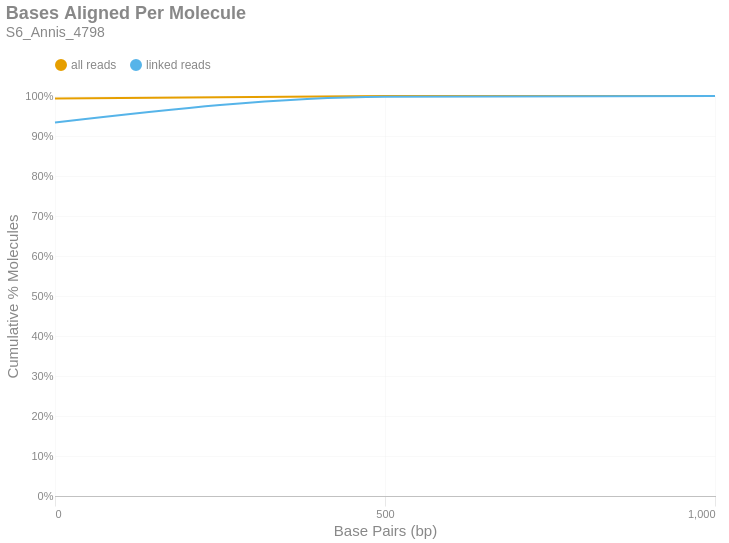

Here is the notebook cell this chart was saved with:
### Markdown cell above
### Bases Aligned Per Molecule
This is a cumulative frequency distribution showing the number of base pairs aligned per unique molecule. These data are shown in 500 bp bins. There are two distributions: one with `all reads` (yellow) and another with only `linked reads` (blue). The percent of molecules in the `linked reads` distribution is relative to the total number of linked molecules.

### Code cell
if SKIPLR:
    print_html(f"Skipped")
else:
    binned_df = consolidated_hist(valids['aligned_bp'], mask, 500, True)
    with SafeRender(binned_df):
        (
            density_plot(binned_df, 'Bases Aligned Per Molecule', samplename, 'basesper')
            .encode(
                x=alt.X('bin:Q', title="Base Pairs (bp)").axis(tickMinStep=500).scale(padding=0),
                y=alt.Y('value:Q', title='Cumulative % Molecules')
                    .axis(format='%')
                    .scale(domain = [0,1])
                    .stack(False),
                color=alt.Color("key:N").scale(domain = ["all reads", "linked reads"]),
                tooltip = [
                    alt.Tooltip("key:N", title = "Data Type"),
                    alt.Tooltip("range_label:N", title="Bases Aligned Per Molecule"),
                    alt.Tooltip("value:Q", format = ".2%", title="% Molecules (Cum.)")
                ]
            )
        ).display()

### Figure 1 — Vega-Lite specification as saved in the notebook (floating-point values rounded to 4 significant figures)
{"width": "container", "height": 400, "config": {"title": {"anchor": "start", "dy": -15, "fontSize": 18, "color": "#888888", "subtitleColor": "#888888", "subtitleFontSize": 14}, "arc": {"fill": "#0072B2"}, "axis": {"domainColor": "#888888", "domainWidth": 0.5, "gridWidth": 0.2, "grid": false, "titleFontWeight": 400, "titleFontSize": 15, "labelFontSize": 11, "labelColor": "#888888", "tickColor": "#888888", "tickWidth": 0.2, "titleColor": "#888888"}, "axisBand": {"grid": false}, "axisX": {"grid": true, "tickSize": 10, "domainCap": "round"}, "axisY": {"domain": false, "grid": true, "tickSize": 0, "domainCap": "round"}, "background": "transparent", "header": {"labelFontSize": 15, "labelColor": "#888888", "titleFontSize": 15, "titleFontWeight": 600, "titleColor": "#888888"}, "legend": {"labelFont": "sans-serif", "labelFontSize": 12, "labelColor": "#888888", "symbolSize": 100, "symbolType": "circle", "titleFontSize": 12, "titlePadding": 10, "titleColor": "#888888", "title": null, "orient": "top"}, "range": {"category": ["#E69F00", "#56B4E9", "#009E73", "#F0E442", "#0072B2", "#D55E00", "#CC79A7", "#000000"], "diverging": ["#cfe8f3", "#a2d4ec", "#73bfe2", "#46abdb", "#1696d2", "#12719e"]}, "area": {"fill": "#0072B2", "fillOpacity": 0.7, "line": true, "strokeOpacity": 0.7}, "line": {"color": "#0072B2", "stroke": "#0072B2", "strokeWidth": 2}, "trail": {"color": "#0072B2", "stroke": "#0072B2", "strokeWidth": 0, "size": 1}, "point": {"filled": true, "fillOpacity": 1.0, "size": 95}, "text": {"color": "#888888", "fontSize": 11, "align": "right", "fontWeight": 400, "size": 11}, "bar": {"fill": "#0072B2", "stroke": null}, "view": {"stroke": null, "continuousWidth": 660, "continuousHeight": 400}}, "data": {"name": "data-4886c3c42745365482f1c1cd7830c21c"}, "mark": {"type": "line", "interpolate": "monotone", "point": {"opacity": 0, "size": 275}}, "encoding": {"color": {"field": "key", "scale": {"domain": ["all reads", "linked reads"]}, "type": "nominal"}, "tooltip": [{"field": "key", "title": "Data Type", "type": "nominal"}, {"field": "range_label", "title": "Bases Aligned Per Molecule", "type": "nominal"}, {"field": "value", "format": ".2%", "title": "% Molecules (Cum.)", "type": "quantitative"}], "x": {"axis": {"tickMinStep": 500}, "field": "bin", "scale": {"padding": 0}, "title": "Base Pairs (bp)", "type": "quantitative"}, "y": {"axis": {"format": "%"}, "field": "value", "scale": {"domain": [0, 1]}, "stack": false, "title": "Cumulative % Molecules", "type": "quantitative"}}, "params": [{"name": "param_c36ac31b6afebe62", "select": {"type": "point", "fields": ["key"]}, "bind": "legend"}], "title": {"text": "Bases Aligned Per Molecule", "subtitle": "S6_Annis_4798"}, "transform": [{"fold": ["all reads (cumsum)", "linked reads (cumsum)"]}, {"calculate": "replace(datum.key, ' (cumsum)', '')", "as": "key"}, {"filter": {"param": "param_c36ac31b6afebe62"}}], "usermeta": {"embedOptions": {"downloadFileName": "S6_Annis_4798.basesper"}}, "$schema": "https://vega.github.io/schema/vega-lite/v6.1.0.json", "datasets": {"data-4886c3c42745365482f1c1cd7830c21c": [{"bin": "0.0", "interval": "0.0-500.0", "all reads": 0.9939, "linked reads": 0.9339, "all reads (cumsum)": 0.9939, "linked reads (cumsum)": 0.9339, "range_label": "0-499"}, {"bin": "500.0", "interval": "500.0-1000.0", "all reads": 0.005883, "linked reads": 0.06443, "all reads (cumsum)": 0.9998, "linked reads (cumsum)": 0.9983, "range_label": "500-999"}, {"bin": "1000.0", "interval": "1000.0-1500.0", "all reads": 0.0002207, "linked reads": 0.00166, "all reads (cumsum)": 1.0, "linked reads (cumsum)": 1.0, "range_label": "1000-1499"}]}}
